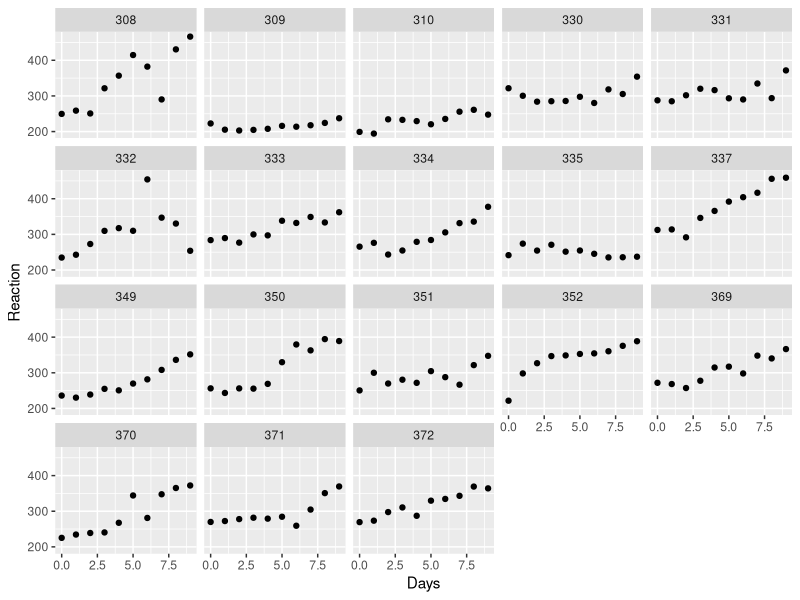
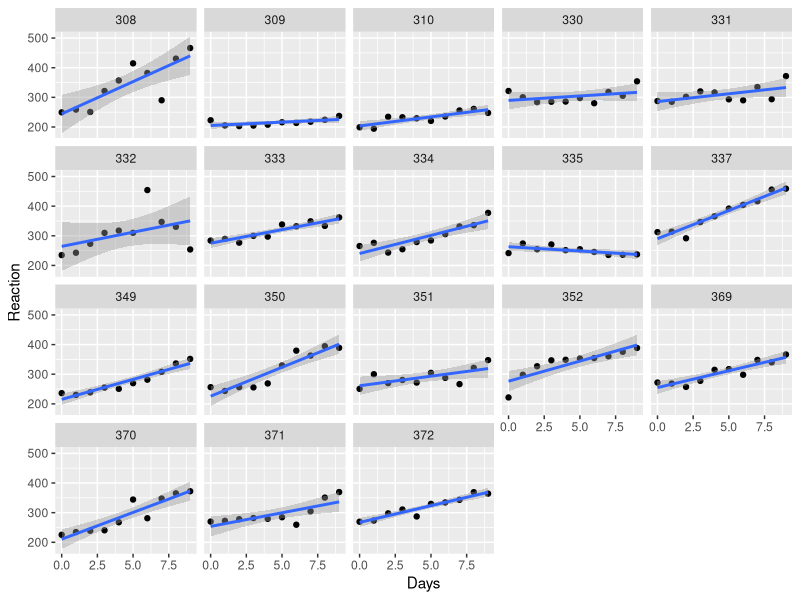

Source code (R) for these figures, in order:
## ---- chunk 1
library(lme4)
str(sleepstudy)
head(sleepstudy)
## ---- chunk 2
library(ggplot2)
qplot(Days, Reaction, facets=~Subject, data = sleepstudy)
## ---- chunk 3
c <- ggplot(sleepstudy, aes(Days, Reaction))+geom_point() + facet_wrap(~ Subject, nc=5)
c+stat_smooth(method='lm')
## ---- chunk 4
(fm06 <- lmer(Reaction ~ 1 + Days + (1 +Days | Subject), sleepstudy))
## ---- chunk 5
(fm07 <- lmer(Reaction ~ 1 + (1 | Subject)+ Days + (Days-1|Subject), sleepstudy))
